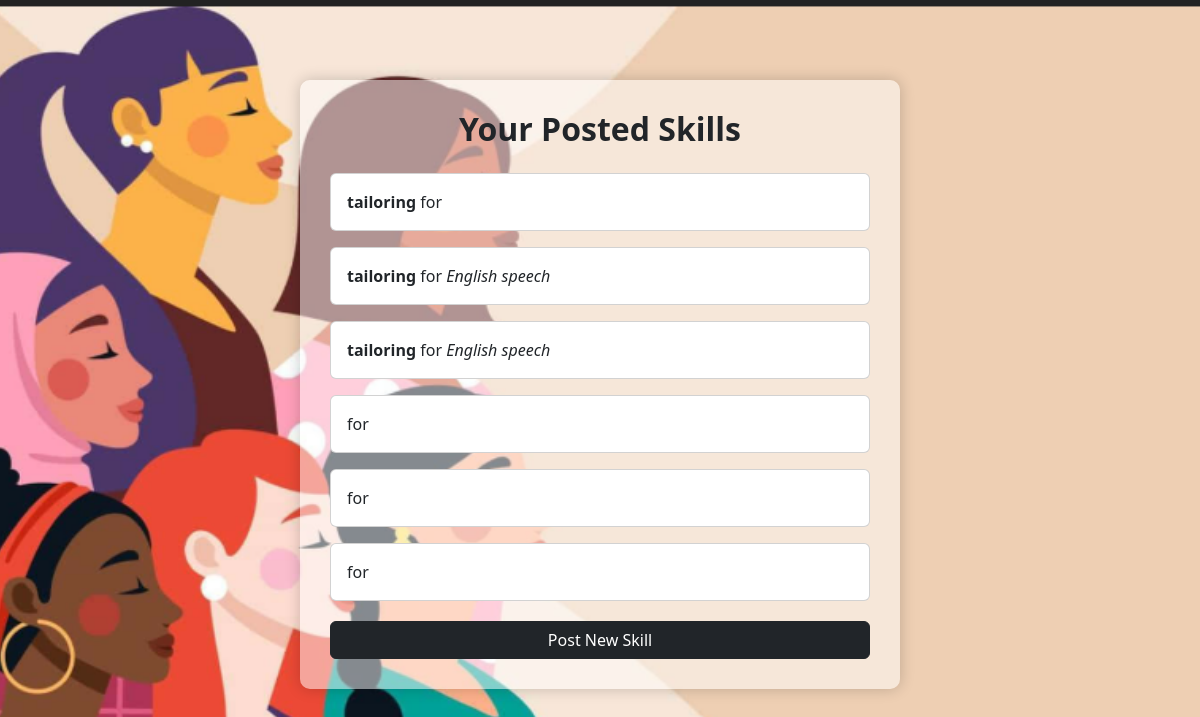
The app's page /dashboard/ (signed in) with its own data.
### exchange/models.py (models this page shows, shortened)
class Skill(models.Model):
    user = models.ForeignKey(User, on_delete=models.CASCADE)
    skill_offered = models.CharField(max_length=100)
    skill_needed = models.CharField(max_length=100)
    description = models.TextField()

### exchange/views.py (the view)
# urls.py: path('dashboard/', views.dashboard, name='dashboard'),
def dashboard(request):
    if not request.user.is_authenticated:
        return redirect('login')
    skills = Skill.objects.filter(user=request.user)
    return render(request, 'exchange/dashboard.html', {'skills': skills})

### exchange/templates/exchange/dashboard.html (shortened to what this page needs)
{% load static %}
<!DOCTYPE html>
<html lang="en">
<head>
    <link href="https://cdn.jsdelivr.net/npm/bootstrap@5.3.0/dist/css/bootstrap.min.css" rel="stylesheet">
</head>
<body>
<div class="container">
    <div class="content-box">
        <h2>Your Posted Skills</h2>
        {% for skill in skills %}
            <div class="card mb-3">
                <div class="card-body">
                    <strong>{{ skill.skill_offered }}</strong> for <em>{{ skill.skill_needed }}</em>
                </div>
            </div>
        {% empty %}
            <p class="text-center">You haven't posted any skills yet.</p>
        {% endfor %}
        <a href="{% url 'post_skill' %}" class="btn btn-dark btn-post">Post New Skill</a>
    </div>
</div>
</body>
</html>

### records on screen
Skill: skill_offered "tailoring"
Skill: skill_offered "tailoring", skill_needed "English speech"
Skill: skill_offered "tailoring", skill_needed "English speech"
